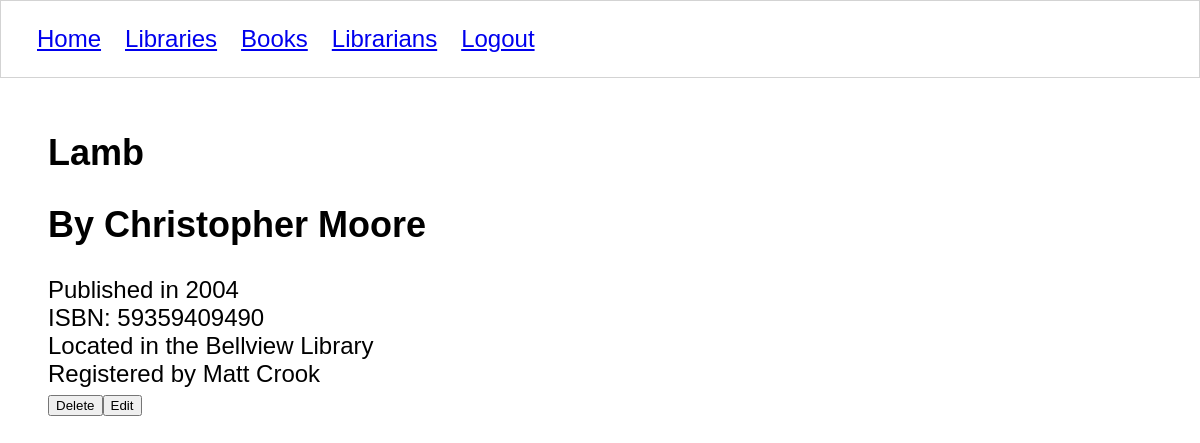
Screenshot of /books/1/ (signed in) with the database file from the repository.
### libraryapp/models/book.py (models this page shows, shortened)
class Book(models.Model):
    title = models.CharField((""), max_length=50)
    isbn = models.CharField((""), max_length=50)
    author = models.CharField((""), max_length=50)
    year_published = models.IntegerField((""))
    location = models.ForeignKey(Library, on_delete=models.CASCADE)
    librarian = models.ForeignKey(Librarian, on_delete=models.CASCADE)
    class Meta:
        verbose_name = ("book")
        verbose_name_plural = ("books")

### libraryapp/models/library.py (models this page shows, shortened)
class Library(models.Model):
    title = models.CharField(max_length=50)
    address = models.CharField(max_length=50)
    class Meta:
        verbose_name = ("Library")
        verbose_name_plural = ("libraries")

### libraryapp/views/books/details.py (the view, shortened to what this page needs)
# urls.py: path('books/<int:book_id>/', book_details, name='book'),
@login_required
def book_details(request, book_id):
    if request.method == 'GET':
        book = get_book(book_id)
        template_name = 'books/detail.html'
        return render(request, template_name, {'book': book})

### libraryapp/views/books/details.py (called while the page is built)
def create_book(cursor, row):
    _row = sqlite3.Row(cursor, row)
    book = Book()
    book.id = _row["book_id"]
    book.author = _row["author"]
    book.isbn = _row["isbn"]
    book.title = _row["title"]
    book.year_published = _row["year_published"]
    librarian = Librarian()
    librarian.id = _row["librarian_id"]
    librarian.first_name = _row["first_name"]
    librarian.last_name = _row["last_name"]
    library = Library()
    library.id = _row["library_id"]
    library.title = _row["library_name"]
    book.librarian = librarian
    book.location = library
    return book

def get_book(book_id):
    with sqlite3.connect(Connection.db_path) as conn:
        conn.row_factory = create_book
        db_cursor = conn.cursor()
        db_cursor.execute("""
        SELECT
            b.id book_id,
            b.title,
            b.isbn,
            b.author,
            b.year_published,
            b.librarian_id,
            b.location_id,
            li.id librarian_id,
            u.first_name,
            u.last_name,
            loc.id library_id,
            loc.title library_name
        FROM libraryapp_book b
        JOIN libraryapp_librarian li ON b.librarian_id = li.id
        JOIN libraryapp_library loc ON b.location_id = loc.id
        JOIN auth_user u ON u.id = li.user_id
        WHERE b.id = ?
        """, (book_id,))
        return db_cursor.fetchone()

### libraryapp/templates/books/detail.html (shortened to what this page needs)
{% extends 'shared/base.html' %}
{% load static %}
{% block content %}
<body>
    <section id="book-details">
        <h1>{{ book.title }}</h1>
        <h2>By {{ book.author }}</h2>
        <div>Published in {{ book.year_published }}</div>
        <div>ISBN: {{ book.isbn }}</div>
        <div>Located in the {{ book.location.title }}</div>
        <div>Registered by {{ book.librarian.first_name }} {{ book.librarian.last_name }}</div>
    </section>
    <section id="book-actions" style="display:flex;">
        <form action="{% url 'libraryapp:book' book.id %}" method="POST">
            <button>Delete</button>
        </form>
        <form action="{% url 'libraryapp:book_edit_form' book.id %}" method="GET">
            <button>Edit</button>
        </form>
    </section>
</body>
{% endblock %}

### libraryapp/static/styles/base.css (style rules this page uses)
body { margin: 0; padding: 0; font-size: 1.5em; font-family: "Gill Sans", "Gill Sans MT", Calibri, "Trebuchet MS", sans-serif; }

### rows the page displays
Book: title "Lamb", author "Christopher Moore", year_published "2004", isbn "59359409490", location "Bellview Library", librarian.first_name "Matt", librarian.last_name "Crook"
